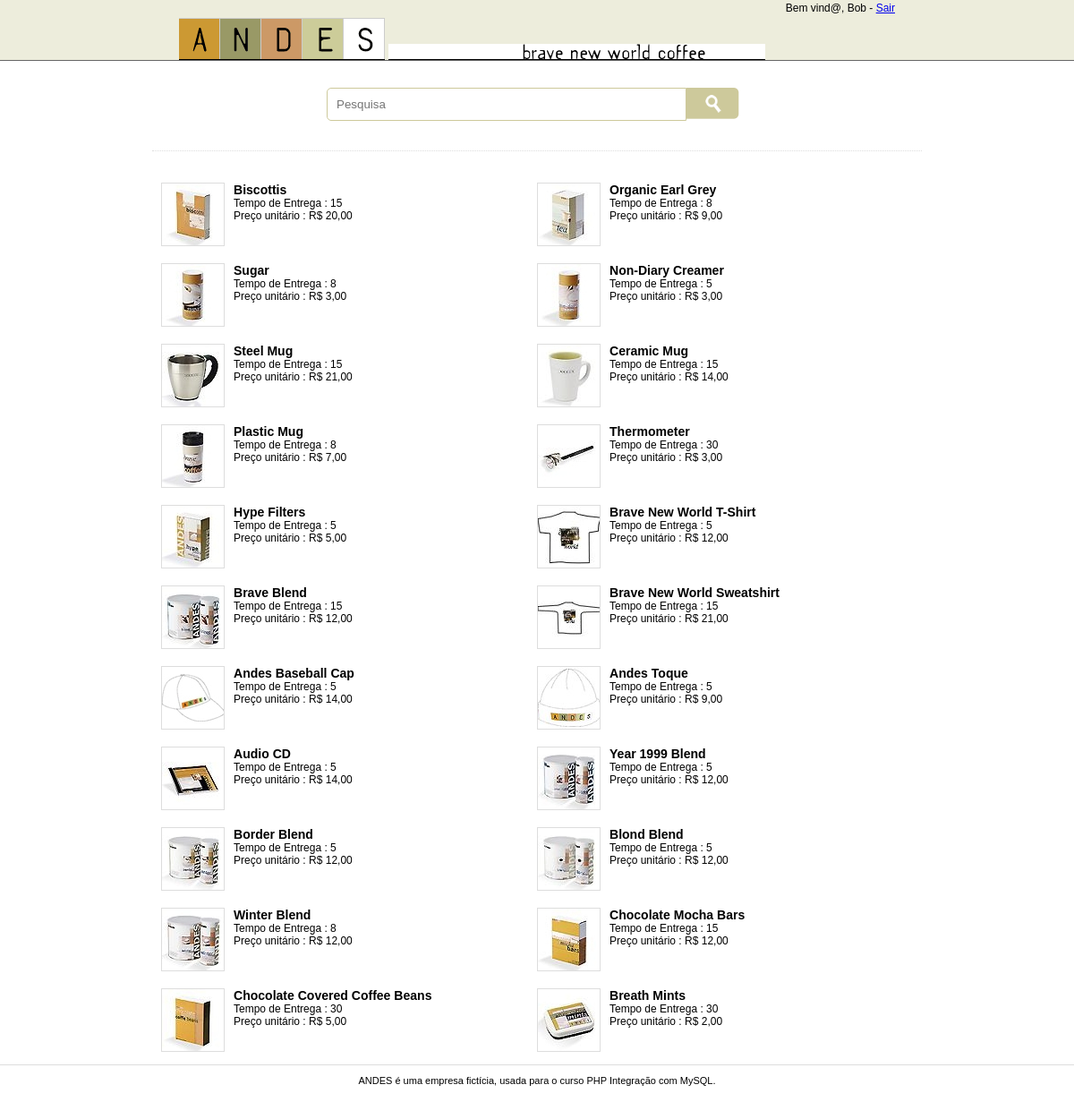
Screenshot of /12-PHP_MySQL-Avancado/public/unidade_02/listagem.php (signed in) with the database file from the repository.
### tables this page shows
CREATE TABLE `clientes` (
  `clienteID` int(8) NOT NULL AUTO_INCREMENT,
  `nomecompleto` varchar(50) DEFAULT NULL,
  `endereco` varchar(50) DEFAULT NULL,
  `complemento` varchar(30) DEFAULT NULL,
  `numero` varchar(15) DEFAULT NULL,
  `cidade` varchar(50) DEFAULT NULL,
  `estadoID` tinyint(3) DEFAULT NULL,
  `cep` varchar(10) DEFAULT NULL,
  `ddd` varchar(3) DEFAULT NULL,
  `telefone` varchar(10) DEFAULT NULL,
  `email` varchar(50) DEFAULT NULL,
  `usuario` varchar(10) DEFAULT NULL,
  `senha` varchar(10) DEFAULT NULL,
  `nivel` varchar(10) DEFAULT NULL,
  PRIMARY KEY (`clienteID`)
);

CREATE TABLE `produtos` (
  `produtoID` int(11) NOT NULL AUTO_INCREMENT,
  `nomeproduto` varchar(50) DEFAULT NULL,
  `descricao` longtext,
  `codigobarra` varchar(15) DEFAULT NULL,
  `tempoentrega` tinyint(3) DEFAULT NULL,
  `precorevenda` decimal(10,2) DEFAULT NULL,
  `precounitario` decimal(10,2) DEFAULT NULL,
  `estoque` mediumint(4) DEFAULT NULL,
  `imagemgrande` varchar(100) DEFAULT NULL,
  `imagempequena` varchar(100) DEFAULT NULL,
  `descontinuado` tinyint(1) DEFAULT '0',
  `fornecedorID` tinyint(3) DEFAULT NULL,
  `categoriaID` tinyint(3) DEFAULT NULL,
  PRIMARY KEY (`produtoID`)
);

### 12-PHP_MySQL-Avancado/public/unidade_02/listagem.php (the view, shortened to what this page needs)
<?php require_once("../../conexao/conexao.php"); ?>
<?php
    $produtos = "SELECT produtoID, nomeproduto, tempoentrega, precounitario, imagempequena ";
    $produtos .= "FROM produtos ";
    $resultado = mysqli_query($conecta, $produtos);
?>
<!doctype html>
<html>
    <head>
        <link href="_css/estilo.css" rel="stylesheet">
        <link href="_css/produtos.css" rel="stylesheet">
        <link href="_css/produto_pesquisa.css" rel="stylesheet">
    </head>
    <body>
        <?php include_once("_incluir/topo.php"); ?>
        <main>
            <div id="janela_pesquisa">
                <form action="listagem.php" method="get">
                    <input type="text" name="produto" placeholder="Pesquisa">
                    <input type="image"  src="assets/botao_search.png">
                </form>
            </div>
            <div id="listagem_produtos">
            <?php
                while($linha = mysqli_fetch_assoc($resultado)) {
            ?>
                <ul>
                    <li class="imagem">
                        <a href="detalhe.php?codigo=<?php echo $linha['produtoID'] ?>">
                            <img src="<?php echo $linha["imagempequena"] ?>">
                        </a>
                    </li>
                    <li><h3><?php echo $linha["nomeproduto"] ?></h3></li>
                    <li>Tempo de Entrega : <?php echo $linha["tempoentrega"] ?></li>
                    <li>Pre&ccedil;o unit&aacute;rio : R$ <?php echo number_format($linha["precounitario"], 2, ",", ".") ?></li>
                </ul>
             <?php
                }
            ?>
            </div>
        </main>
        <?php include_once("_incluir/rodape.php"); ?>
    </body>
</html>

### 12-PHP_MySQL-Avancado/public/unidade_02/_incluir/topo.php (shortened to what this page needs)
<header>
    <div id="header_central">
        <?php
            if (isset($_SESSION["user_portal"])) {
                $user = $_SESSION["user_portal"];
                $saudacao = "SELECT nomecompleto ";
                $saudacao .= "FROM clientes ";
                $saudacao .= "WHERE clienteID = {$user} ";
                $saudacao_login = mysqli_query($conecta, $saudacao);
                $saudacao_login = mysqli_fetch_assoc($saudacao_login);
                $nome = $saudacao_login["nomecompleto"];
        ?>
            <div id="header_saudacao">
                <h5>Bem vind@, <?php echo $nome; ?> - <a href="sair.php">Sair</a> </h5>
            </div>
        <?php
            }
        ?>
        <img src="assets/logo_andes.gif">
        <img src="assets/text_bnwcoffee.gif">
    </div>
</header>

### 12-PHP_MySQL-Avancado/public/unidade_02/_css/estilo.css (style rules this page uses)
body { margin:0 }
header { width:100%; height:67px; background-color:#EDEDDC; border-bottom:1px solid #666; }
div#header_central { position: relative; width:800px; height:67px; margin:0 auto; }
div#header_central img { margin-top:20px; }
div#header_saudacao { position: absolute; top:0; right:0px; text-align: right; }
div#header_saudacao h5 { font-family: sans-serif; font-size: 12px; font-weight: 100; margin:2px 0 0 0; padding:0; }
main { width:960px; min-height: 500px; padding:20px 0; margin:0 auto; }

### 12-PHP_MySQL-Avancado/public/unidade_02/_css/produtos.css (style rules this page uses)
main div#listagem_produtos { width:860px; margin:0 auto; }
main div#listagem_produtos ul { float:left; margin:5px 10px 5px; padding:0; width:400px; height: 80px; }
main div#listagem_produtos li { font-family: sans-serif; font-size: 12px; list-style: none; }
main div#listagem_produtos li.imagem { float:left; margin-right: 10px; }
main div#listagem_produtos li h3 { margin:0; }
main div#listagem_produtos li img { border:1px solid #ddd; }

### 12-PHP_MySQL-Avancado/public/unidade_02/_css/produto_pesquisa.css (style rules this page uses)
main div#janela_pesquisa { width:860px; height: 70px; margin:0 auto 30px; border-bottom:1px dotted #ddd; }
main div#janela_pesquisa form { width:470px; margin:10px auto; }
main div#janela_pesquisa form input[type="text"] { width:380px; padding:10px; border:1px solid #CDC99B; border-top-left-radius: 5px; border-bottom-left-radius: 5px; float:left; outline: none; }
main div#janela_pesquisa form input[type="image"] { outline: none; cursor: pointer; }

### rows the page displays
clientes: nomecompleto "Bob"
produtos: imagempequena (picture), nomeproduto "Biscottis", tempoentrega "15", precounitario "20,00"
produtos: imagempequena (picture), nomeproduto "Organic Earl Grey", tempoentrega "8", precounitario "9,00"
produtos: imagempequena (picture), nomeproduto "Sugar", tempoentrega "8", precounitario "3,00"
produtos: imagempequena (picture), nomeproduto "Non-Diary Creamer", tempoentrega "5", precounitario "3,00"
produtos: imagempequena (picture), nomeproduto "Steel Mug", tempoentrega "15", precounitario "21,00"
produtos: imagempequena (picture), nomeproduto "Ceramic Mug", tempoentrega "15", precounitario "14,00"
produtos: imagempequena (picture), nomeproduto "Plastic Mug", tempoentrega "8", precounitario "7,00"
produtos: imagempequena (picture), nomeproduto "Thermometer", tempoentrega "30", precounitario "3,00"
produtos: imagempequena (picture), nomeproduto "Hype Filters", tempoentrega "5", precounitario "5,00"
produtos: imagempequena (picture), nomeproduto "Brave New World T-Shirt", tempoentrega "5", precounitario "12,00"
produtos: imagempequena (picture), nomeproduto "Brave Blend", tempoentrega "15", precounitario "12,00"
produtos: imagempequena (picture), nomeproduto "Brave New World Sweatshirt", tempoentrega "15", precounitario "21,00"
produtos: imagempequena (picture), nomeproduto "Andes Baseball Cap", tempoentrega "5", precounitario "14,00"
produtos: imagempequena (picture), nomeproduto "Andes Toque", tempoentrega "5", precounitario "9,00"
produtos: imagempequena (picture), nomeproduto "Audio CD", tempoentrega "5", precounitario "14,00"
produtos: imagempequena (picture), nomeproduto "Year 1999 Blend", tempoentrega "5", precounitario "12,00"
produtos: imagempequena (picture), nomeproduto "Border Blend", tempoentrega "5", precounitario "12,00"
produtos: imagempequena (picture), nomeproduto "Blond Blend", tempoentrega "5", precounitario "12,00"
produtos: imagempequena (picture), nomeproduto "Winter Blend", tempoentrega "8", precounitario "12,00"
produtos: imagempequena (picture), nomeproduto "Chocolate Mocha Bars", tempoentrega "15", precounitario "12,00"
produtos: imagempequena (picture), nomeproduto "Chocolate Covered Coffee Beans", tempoentrega "30", precounitario "5,00"
produtos: imagempequena (picture), nomeproduto "Breath Mints", tempoentrega "30", precounitario "2,00"
